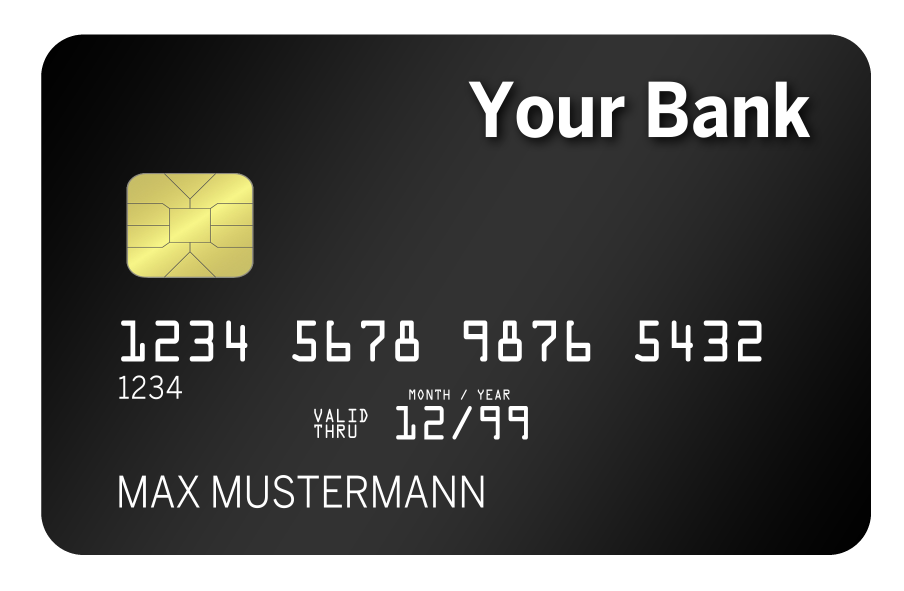
#> input picture test_card.png, 3616 x 2362 px (shown at 1/4 size)
$ python -i image_processor.py   (imports and definitions only)
#> lines starting #> are read from the running program, lines starting #| are printed output that depends on the picture; after the words box and inside, x2 and y2 are one past the last pixel; in counts of white or black regions, pixels touching at a corner belong together
import cv2
import numpy as np
from typing import Dict, Tuple, Optional
from ..core.config import settings
from imutils.perspective import four_point_transform

class ImageProcessor:
    def __init__(self):
        """Initialize OpenCV components and preprocessing parameters"""
        self.reference_objects = settings.REFERENCE_OBJECTS

    def preprocess_image(self, image_bytes: bytes) -> np.ndarray:
        """Preprocess uploaded image for analysis"""
        # Convert bytes to numpy array
        nparr = np.frombuffer(image_bytes, np.uint8)
        image = cv2.imdecode(nparr, cv2.IMREAD_COLOR)

        # Basic preprocessing
        image = cv2.GaussianBlur(image, (5, 5), 0)
        image = cv2.cvtColor(image, cv2.COLOR_BGR2RGB)

        return image

    def _four_point_transform(self, image: np.ndarray, pts: np.ndarray) -> np.ndarray:
        """Applies a four point transform to obtain a top-down view of the object"""
        return four_point_transform(image, pts)

    def detect_reference_object(self, image: np.ndarray, ref_type: str) -> Optional[Dict]:
        """Detect and locate reference object in image"""
        if ref_type not in self.reference_objects:
            return None

        # For this implementation, we'll use a robust edge detection method for all reference objects.
        detection_result = self._detect_by_edges(image)

        if detection_result is None:
            return None

        # Get the warped (top-down) view of the reference object
        warped_image = self._four_point_transform(image, detection_result["box"])

        return {
            "bbox": detection_result["bbox"],
            "box_points": detection_result["box"],
            "warped": warped_image
        }

    def _detect_by_edges(self, image: np.ndarray) -> Optional[Dict]:
        """Detects a rectangular object by analyzing edges."""
        gray = cv2.cvtColor(image, cv2.COLOR_BGR2GRAY)
        blurred = cv2.GaussianBlur(gray, (7, 7), 0)
        edged = cv2.Canny(blurred, 50, 100)

        # Find contours in the edge map
        contours, _ = cv2.findContours(edged.copy(), cv2.RETR_EXTERNAL, cv2.CHAIN_APPROX_SIMPLE)

        if not contours:
            return None

        # Sort contours by area and process the largest ones
        contours = sorted(contours, key=cv2.contourArea, reverse=True)

        for c in contours:
            # Approximate the contour
            peri = cv2.arcLength(c, True)
            approx = cv2.approxPolyDP(c, 0.02 * peri, True)

            # If the approximated contour has four points, we assume it is our object
            if len(approx) == 4:
                # Get bounding box and corner points
                x, y, w, h = cv2.boundingRect(approx)

                # Filter out contours that are too small or too large
                if w < 50 or h < 50:
                    continue

                return {
                    "bbox": [x, y, w, h],
                    "box": approx.reshape(4, 2)
                }

        return None

    def calculate_pixel_scale(self, ref_detection: Dict, ref_type: str) -> float:
        """Calculate pixels-per-unit scale from the warped reference object"""
        if not ref_detection or "warped" not in ref_detection:
            return 0.0

        warped_image = ref_detection["warped"]
        ref_dims = self.reference_objects[ref_type]

        # The width of the warped image corresponds to the real-world width
        pixel_width = warped_image.shape[1]

        # Calculate scale (pixels per cm)
        if "width" in ref_dims:
            return pixel_width / ref_dims["width"]
        elif "length" in ref_dims:
            # Assuming the longer side is the length
            return pixel_width / ref_dims["length"]

        return 0.0

    def detect_best_reference_object(self, image: np.ndarray) -> Tuple[Optional[str], Optional[Dict]]:
        """Automatically detect the best matching reference object in the given image.

        Iterates over all configured reference objects and returns the first
        successful detection along with its type. Currently, the first detected
        object is returned without additional confidence ranking.
        """
        for ref_type in self.reference_objects.keys():
            detection = self.detect_reference_object(image, ref_type)
            if detection is not None:
                return ref_type, detection
        return None, None

>>> import cv2
>>> picture = cv2.imread('../../test_card.png')
#> picture is the input picture: shape (2362, 3616, 3); mean B, G, R 87.2, 89.5, 89.7
#> the loop in detect_best_reference_object, `for ref_type in self.reference_objects.keys():` made 1 pass
#> pass 1, in _detect_by_edges, `gray = cv2.cvtColor(image, cv2.COLOR_BGR2GRAY)`:
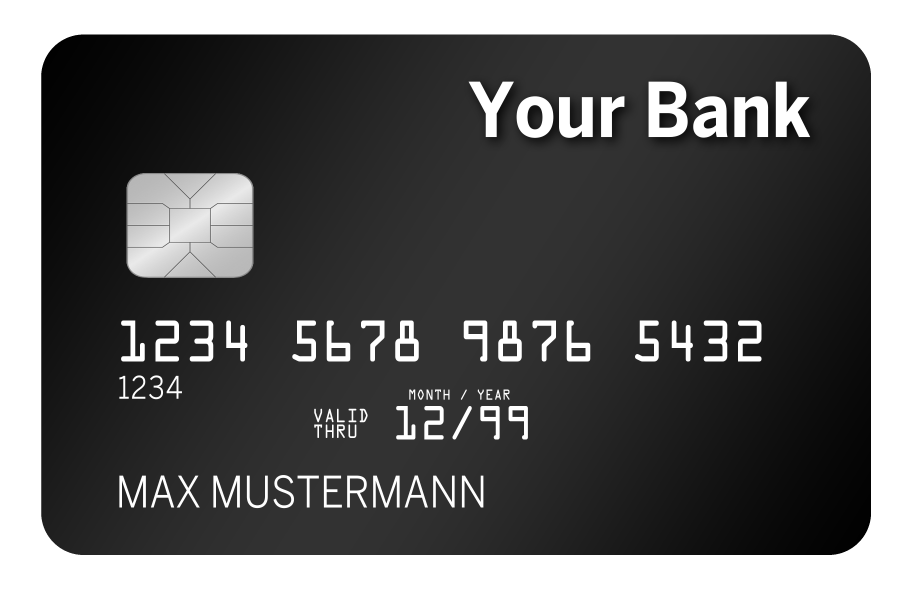
#> gray: shape (2362, 3616) (shown at 1/4 size); min 0, max 255, mean 89.3
#> pass 1, in _detect_by_edges, `edged = cv2.Canny(blurred, 50, 100)`:
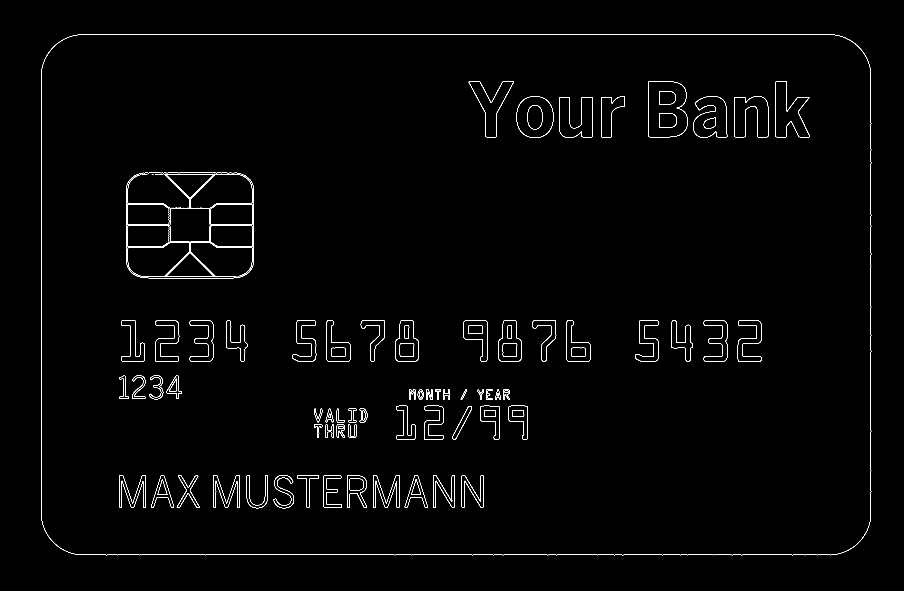
#> edged: shape (2362, 3616) (shown at 1/4 size); 0.65% white in thin lines or dots, all inside (x1, y1, x2, y2) = (164, 137, 3485, 2221)
#> pass 1, in detect_reference_object, `warped_image = self._four_point_transform(image, detection_result["box..`:
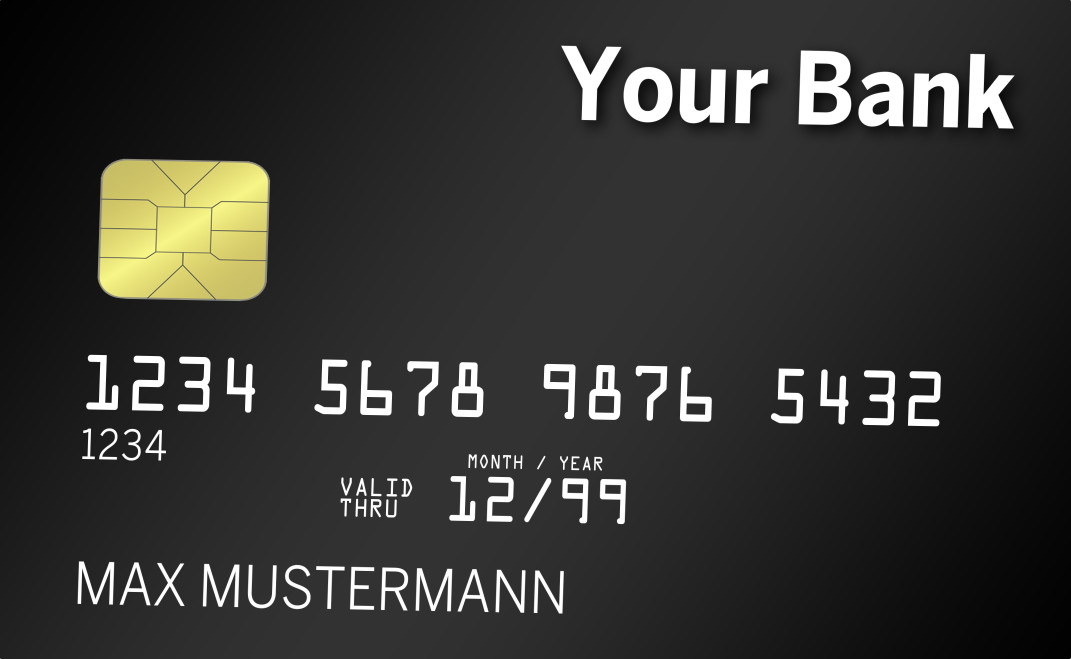
#> warped_image: shape (1976, 3212, 3) (shown at 1/3 size); mean B, G, R 48.7, 51.8, 52
>>> result = ImageProcessor().detect_best_reference_object(picture)
